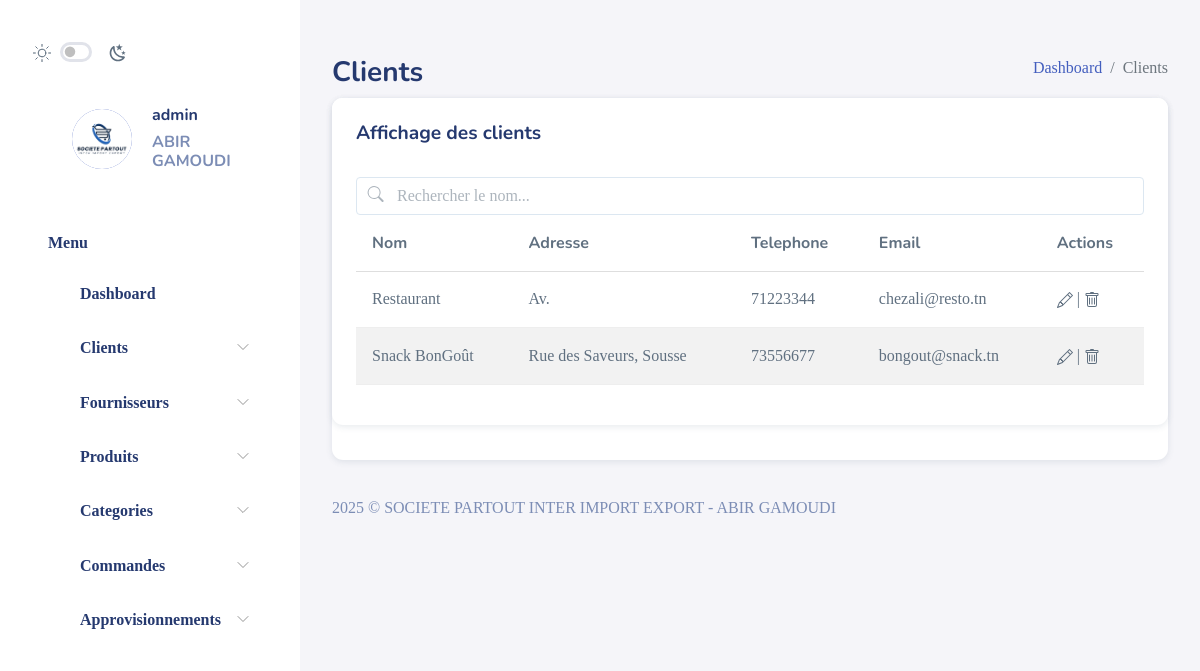
The page /Projet_Web_TP-main/Presentation/Client/afficherClients.php (signed in) on the database its author committed.
### tables this page shows
CREATE TABLE `client` (
  `idClient` int(11) NOT NULL,
  `nom` varchar(45) NOT NULL,
  `adresse` varchar(45) NOT NULL,
  `telephone` int(11) NOT NULL,
  `email` varchar(50) NOT NULL
);

### Projet_Web_TP-main/DAO/DAO.php (called while the page is built, shortened)
<?php
    class DAO{
        function getPDO(){
            return new PDO("mysql:host=localhost:3306;dbname=projet_gestion_stock", "root", "");
        }
        function afficherClient(){
            $pdo = $this->getPDO();
            $stmt=$pdo->prepare("SELECT * FROM client");
            $stmt->execute();
            $clients=[];
            while($row = $stmt->fetch(PDO::FETCH_ASSOC)){
                extract($row);
                $cli=new Client($nom,$adresse,$telephone,$email);
                $cli->setId($idClient);
                $clients[]=$cli;
            }
            return $clients;
        }
}
?>

### Projet_Web_TP-main/Metier/client.php (called while the page is built, shortened)
<?php
require_once "personne.php";
class Client extends Personne{
    static function afficher(){
        $dao = new DAO();
        return $dao->afficherClient();
    }
    function setId($idd){
        $this->id = $idd;
    }
}
?>

### Projet_Web_TP-main/Metier/personne.php (called while the page is built, shortened)
<?php
include_once __DIR__ . '/../DAO/DAO.php';
class Personne{
    protected $id;
    protected $nom;
    protected $adresse;
    protected $telephone;
    protected $email;
    public function __construct($n,$a,$t,$e){
        $this->nom = $n;
        $this->adresse = $a;
        $this->telephone = $t;
        $this->email = $e;
    }
    public function get($c){
        switch($c){
            case "i" : return $this->id; break;
            case "n" : return $this->nom; break;
            case "a" : return $this->adresse; break;
            case "t" : return $this->telephone; break;
            case "e" : return $this->email; break;
        }
    }
}
?>

### Projet_Web_TP-main/Presentation/Client/afficherClients.php (the view, shortened to what this page needs)
<?php $title = "Clients" ;include "../templates/header.php" ?>
<div id="main">
    <br>
    <div class="page-heading">
        <div class="page-title">
            <div class="row">
                <div class="col-12 col-md-6 order-md-1 order-last">
                    <h3>Clients</h3>
                </div>
                <div class="col-12 col-md-6 order-md-2 order-first">
                    <nav aria-label="breadcrumb" class="breadcrumb-header float-start float-lg-end">
                        <ol class="breadcrumb">
                            <li class="breadcrumb-item"><a href="../dashboard.php">Dashboard</a></li>
                            <li class="breadcrumb-item active" aria-current="page">Clients</li>
                        </ol>
                    </nav>
                </div>
            </div>
        </div>
        <section class="section">
            <div class="card">
                <div class="card">
                    <div class="card-header">
                        <h4 class="card-title">Affichage des clients</h4>
                    </div>
                    <div class="card-content">
                        <div class="card-body">
                            <div class="email-fixed-search flex-grow-1">
                                <div class="form-group position-relative mb-0 has-icon-left">
                                    <input type="text" class="form-control" placeholder="Rechercher le nom..."
                                        id="search" onkeyup="FilterkeyWord()">
                                    <div class="form-control-icon">
                                        <svg class="bi" width="1.5em" height="1.5em" fill="currentColor">
                                            <use xlink:href="../../assets/images/bootstrap-icons.svg#search"></use>
                                        </svg>
                                    </div>
                                </div>
                            </div>
                            <div class="table-responsive">
                                <table class="table table-md table-striped" id="table">
                                    <thead>
                                        <tr>
                                            <th>Nom</th>
                                            <th>Adresse</th>
                                            <th>Telephone</th>
                                            <th>Email</th>
                                            <th>Actions</th>
                                        </tr>
                                    </thead>
                                    <tbody>
                                        <?php
                                    $tab = Client::afficher();
                                        echo "<tr>";
                                            foreach($tab as $t) { ?>
                                        <tr>
                                            <td><?=$t->get("n")?></td>
                                            <td><?=$t->get("a")?></td>
                                            <td><?=$t->get("t")?></td>
                                            <td><?=$t->get("e")?></td>
                                            <td>
                                                <span>
                                                    <a data-bs-toggle="modal"
                                                        data-bs-target="#modifier<?=$t->get("i")?>">
                                                        <svg class="bi" width="1em" height="1em"
                                                            fill="currentColor">
                                                            <use
                                                                xlink:href="../../assets/images/bootstrap-icons.svg#pencil">
                                                            </use>
                                                        </svg>
                                                    </a>&#124;
                                                    <a data-bs-toggle="modal"
                                                        data-bs-target="#supprimer<?=$t->get("i")?>">
                                                        <svg class=" bi" width="1em" height="1em"
                                                            fill="currentColor">
                                                            <use
                                                                xlink:href="../../assets/images/bootstrap-icons.svg#trash">
                                                            </use>
                                                        </svg>
                                                    </a>
                                                </span>
                                            </td>
                                        </tr>
                                        <?php }
                                        echo"</tr>";
                                        ?>
                                    </tbody>
                                </table>
                            </div>
                        </div>
                    </div>
                </div>
            </div>
        </section>
    </div>
    <?php include "../templates/footer.php" ?>

### rows shown on the page
client: nom "Restaurant", adresse "Av.", telephone "71223344", email "chezali@resto.tn"
client: nom "Snack BonGoût", adresse "Rue des Saveurs, Sousse", telephone "73556677", email "bongout@snack.tn"
